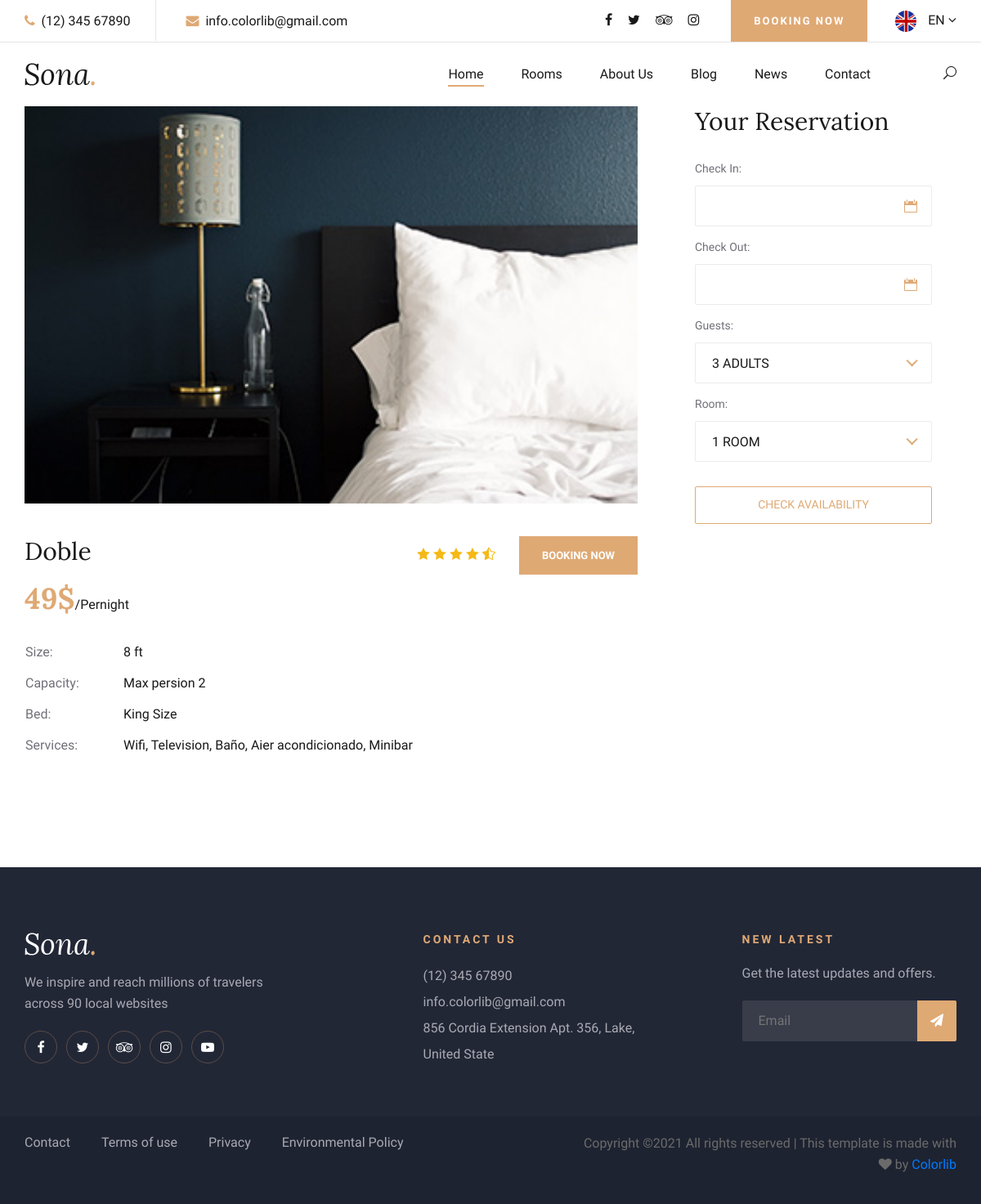
Screenshot of /habitacion-tipo-doble with the database file from the repository.
### tables this page shows
CREATE TABLE IF NOT EXISTS Habitacion(
    Id_Categoria INT AUTO_INCREMENT PRIMARY KEY,
    tipo VARCHAR(75),
    imagen VARCHAR(100),
    imagen_room VARCHAR(100),
    tamaño INT(4),
    precio INT(5),
    capacidad INT(2),
    tipo_cama VARCHAR(50),
    direccion VARCHAR(100),
    fecha timestamp
);

### controladores/habitacion.controlador.php (called while the page is built, shortened)
<?php
    class HabitacionController{
        Public function ctrUrlHabitacion(){
            $tabla = "Habitacion";
            $respuesta  = HabitacionModel::mdlUrlHabitacion($tabla);
            return $respuesta;
        }
    }

### models/conexion.php (called while the page is built)
<?php
class Conexion{
    static public function conectar() {
        $servername ="localhost";
        $dbname="hotel";
        $username = "root";
        $password = "";
        $conexion = new PDO("mysql:host=$servername;dbname=$dbname", $username, $password);
        $conexion->exec("set names utf8");
        return $conexion;
    }
}

### models/Habitacion.model.php (called while the page is built, shortened)
<?php
    require_once('conexion.php');
    class HabitacionModel{
        Public static function mdlUrlHabitacion($tabla){
            $sentencia = Conexion::conectar()->prepare("SELECT * FROM $tabla");
            $sentencia ->execute();
            $categorias = $sentencia->fetchAll();
            return $categorias;
        }
    }

### controladores/plantilla.controlador.php (called while the page is built)
<?php
    class controladorPlantilla{
        Public function ctrPlantilla(){
            include('views/plantilla.php');
        }
    }

### index.php (called while the page is built, shortened)
<?php
require_once('controladores/plantilla.controlador.php');
require_once('controladores/Habitacion.controlador.php');
require_once('controladores/serviciosHabitacion.controlador.php');
require_once('controladores/servicios.controlador.php');
require_once('controladores/serviciosHotel.controlador.php');
require_once('models/Habitacion.model.php');
require_once('models/serviciosHabitacion.model.php');
require_once('models/servicios.model.php');
require_once('models/General.model.php');
$plantilla = new controladorPlantilla();
$plantilla->ctrPlantilla();

### models/serviciosHabitacion.model.php (called while the page is built, shortened)
<?php
    require_once('conexion.php');
    class serviciosHabitacionModel{
        Public static function mdlMostrarServiciosHabitacion($tabla,$id_categoria){
            $conexion = Conexion::conectar();
            $sql ="SELECT * FROM $tabla WHERE id_categoria = :id_categoria";
            $sentencia = $conexion->prepare($sql);
            $sentencia->bindValue(':id_categoria',$id_categoria);
            $sentencia->execute();
            $servicios = $sentencia->fetchAll();
            return $servicios;
        }
    }

### controladores/serviciosHabitacion.controlador.php (called while the page is built)
<?php
    class serviciosHabitacionController{
        Public function ctrMostrarServiciosHabitacion($id_categoria){
            $tabla = "servicioshabitacion";
            $respuesta  = serviciosHabitacionModel::mdlMostrarServiciosHabitacion($tabla,$id_categoria);
            return $respuesta;
        }
    }

### models/servicios.model.php (called while the page is built)
<?php
    require_once('conexion.php');
    class serviciosModel{
        Public static function mdlMostrarServicios($tabla,$id_servicio){
            $conexion = Conexion::conectar();
            $sql ="SELECT * FROM $tabla WHERE id_servicio = :id_servicio";
            $sentencia = $conexion->prepare($sql);
            $sentencia->bindValue(':id_servicio',$id_servicio);
            $sentencia->execute();
            $servicios = $sentencia->fetch();
            return $servicios;
        }
    }

### controladores/servicios.controlador.php (called while the page is built)
<?php
    class serviciosController{
        Public function ctrSacarServicio($id){
            $tabla = "servicios";
            $respuesta  = serviciosModel::mdlMostrarServicios($tabla,$id);
            return $respuesta;
        }
    }

### models/General.model.php (called while the page is built, shortened)
<?php
class General{
    Public Static function separarArray($array, $separador){
        $resultado =implode($separador, $array);
        return $resultado;
    }
}

### views/modulos/room-details.php (the view, shortened to what this page needs)
<section class="room-details-section spad">
    <div class="container">
        <div class="row">
            <div class="col-lg-8">
                <div class="room-details-item">
                    <img src="<?= $habitacion['imagen_room'] ?>" width="100%">
                    <div class="rd-text">
                        <div class="rd-title">
                            <h3><?= $habitacion['tipo'] ?></h3>
                            <div class="rdt-right">
                                <div class="rating">
                                    <i class="icon_star"></i>
                                    <i class="icon_star"></i>
                                    <i class="icon_star"></i>
                                    <i class="icon_star"></i>
                                    <i class="icon_star-half_alt"></i>
                                </div>
                                <a href="#">Booking Now</a>
                            </div>
                        </div>
                        <h2><?= $habitacion['precio'] ?>$<span>/Pernight</span></h2>
                        <table>
                            <tbody>
                                <tr>
                                    <td class="r-o">Size:</td>
                                    <td><?= $habitacion['tamaño'] ?> ft</td>
                                </tr>
                                <tr>
                                    <td class="r-o">Capacity:</td>
                                    <td>Max persion <?= $habitacion['capacidad'] ?></td>
                                </tr>
                                <tr>
                                    <td class="r-o">Bed:</td>
                                    <td><?= $habitacion['tipo_cama'] ?></td>
                                </tr>
                                <tr>
                                    <td class="r-o">Services:</td>
                                    <?php
                                    $serviciosHabitaciones = new serviciosHabitacionController();
                                    $servicios2 = $serviciosHabitaciones->ctrMostrarServiciosHabitacion($habitacion['Id_Categoria']);
                                    $servicio = new ServiciosController();
                                    $resultado = array();
                                    foreach ($servicios2 as $valor2) {
                                        $servicios = $servicio->ctrSacarServicio($valor2['id_servicio']);
                                        $resultado[] = $servicios['servicio'];
                                    }
                                    if ($resultado) {
                                        $mostrar = General::separarArray($resultado, ', ');
                                    } else {
                                        $mostrar = 'No hay servicios para esta habitacion';
                                    }
                                    ?>
                                    <td><?= $mostrar ?></td>
                                </tr>
                            </tbody>
                        </table>
                    </div>
                </div>
            </div>
            <div class="col-lg-4">
                <div class="room-booking">
                    <h3>Your Reservation</h3>
                    <form action="#">
                        <div class="check-date">
                            <label for="date-in">Check In:</label>
                            <input type="text" class="date-input" id="date-in">
                            <i class="icon_calendar"></i>
                        </div>
                        <div class="check-date">
                            <label for="date-out">Check Out:</label>
                            <input type="text" class="date-input" id="date-out">
                            <i class="icon_calendar"></i>
                        </div>
                        <div class="select-option">
                            <label for="guest">Guests:</label>
                        </div>
                        <div class="select-option">
                            <label for="room">Room:</label>
                        </div>
                        <button type="submit">Check Availability</button>
                    </form>
                </div>
            </div>
        </div>
    </div>
</section>

### views/plantilla.php (shortened to what this page needs)
<?php include_once('modulos/header.php') ?>
<?php
$habitaciones= new HabitacionController();
$direcciones = $habitaciones->ctrUrlHabitacion();
if (isset($_GET['ruta'])) {
    if (
        $_GET['ruta'] == 'inicio' ||
        $_GET['ruta'] == 'Rooms' ||
        $_GET['ruta'] == 'about' ||
        $_GET['ruta'] == 'pages' ||
        $_GET['ruta'] == 'news' ||
        $_GET['ruta'] == 'contact'
    ) {
        include('modulos/' . $_GET['ruta'] . '.php');
    } else {
        foreach ($direcciones as $direccion) {
            if ($_GET['ruta'] == $direccion['direccion']) {
                $habitacion = $direccion;
                include('modulos/room-details.php');
            }
        }
    }
} else {
    include('modulos/inicio.php');
}
?>
<?php require_once('modulos/footer.php') ?>

### views/css/style.css (style rules this page uses)
html, body { height: 100%; font-family: "Cabin", sans-serif; -webkit-font-smoothing: antialiased; font-smoothing: antialiased; }
h1, h2, h3, h4, h5, h6 { margin: 0; color: #111111; font-weight: 400; font-family: "Lora", serif; }
h2 { font-size: 36px; }
h3 { font-size: 30px; }
img { max-width: 100%; }
.spad { padding-top: 100px; padding-bottom: 100px; }
.room-details-section { padding-top: 0; padding-bottom: 80px; }
.room-details-item { margin-bottom: 50px; }
.room-details-item img { margin-bottom: 40px; }
.room-details-item .rd-text .rd-title { overflow: hidden; margin-bottom: 8px; }
.room-details-item .rd-text .rd-title h3 { color: #19191a; float: left; }
.room-details-item .rd-text .rd-title .rdt-right { float: right; text-align: right; }
.room-details-item .rd-text .rd-title .rdt-right .rating { display: inline-block; margin-right: 25px; margin-bottom: 10px; }
.room-details-item .rd-text .rd-title .rdt-right .rating i { color: #f5b917; }
.room-details-item .rd-text .rd-title .rdt-right a { display: inline-block; color: #ffffff; font-size: 13px; text-transform: uppercase; font-weight: 700; background: #dfa974; padding: 14px 28px 13px; }
.room-details-item .rd-text h2 { color: #dfa974; font-weight: 700; margin-bottom: 25px; }
.room-details-item .rd-text h2 span { font-family: "Cabin", sans-serif; font-size: 16px; font-weight: 400; color: #19191a; }
.room-details-item .rd-text table { margin-bottom: 32px; }
.room-details-item .rd-text table tbody tr td { font-size: 16px; color: #19191a; line-height: 36px; }
.room-details-item .rd-text table tbody tr td.r-o { width: 120px; color: #707079; }
.room-booking { padding: 0 30px 0 40px; }
.room-booking h3 { color: #19191a; margin-bottom: 30px; }
.room-booking form .check-date { position: relative; margin-bottom: 15px; }
.room-booking form .check-date label { font-size: 14px; color: #707079; display: block; margin-bottom: 10px; }
.room-booking form .check-date input { width: 100%; height: 50px; border: 1px solid #ebebeb; border-radius: 2px; font-size: 16px; color: #19191a; text-transform: uppercase; font-weight: 500; padding-left: 20px; }
.room-booking form .check-date i { color: #dfa974; position: absolute; right: 18px; bottom: 17px; }
.room-booking form .select-option { margin-bottom: 15px; }
.room-booking form .select-option label { font-size: 14px; color: #707079; display: block; margin-bottom: 10px; }
.room-booking form button { display: block; font-size: 14px; text-transform: uppercase; border: 1px solid #dfa974; border-radius: 2px; color: #dfa974; font-weight: 500; background: transparent; width: 100%; height: 46px; margin-top: 30px; }
@media only screen and (min-width: 1200px) { .container { max-width: 1170px; } }

### rows the page displays
habitacion: imagen_room (picture), tipo "Doble", precio "49", tamaño "8", capacidad "2", tipo_cama "King Size", mostrar "Wifi, Television, Baño, Aier acondicionado, Minibar"
